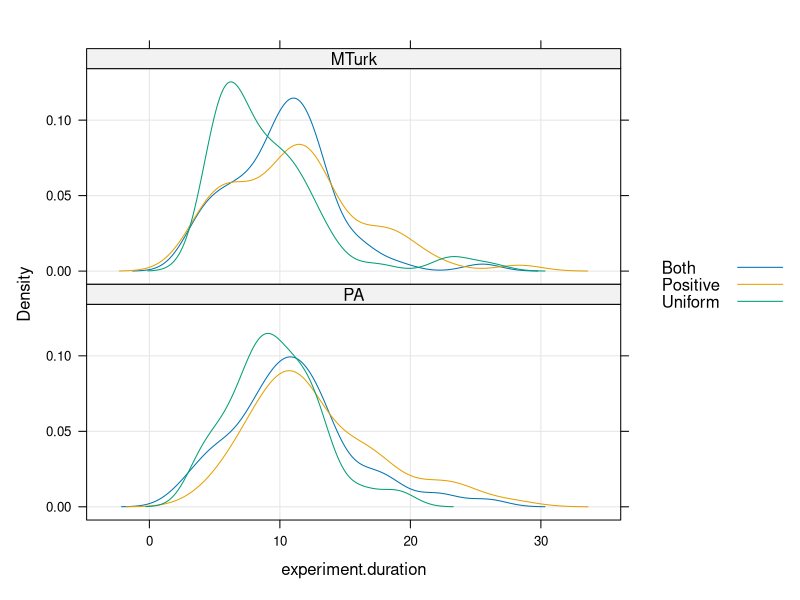
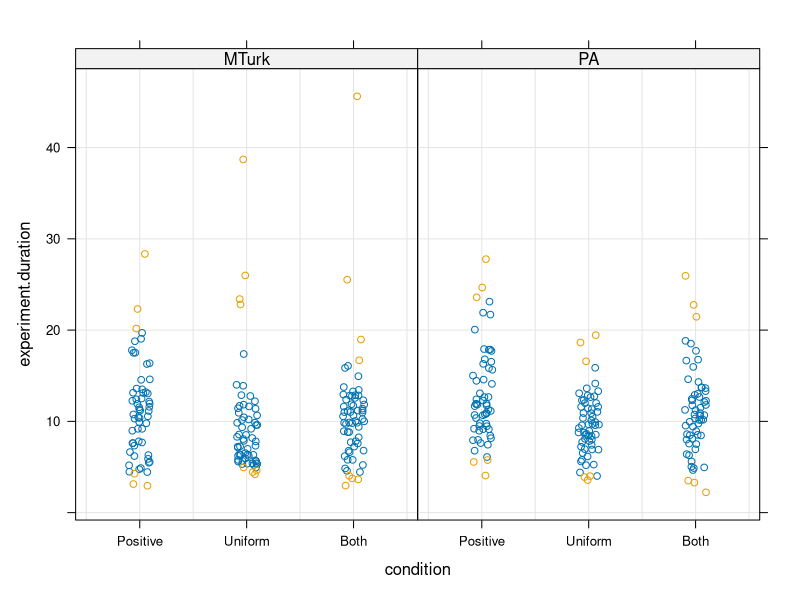
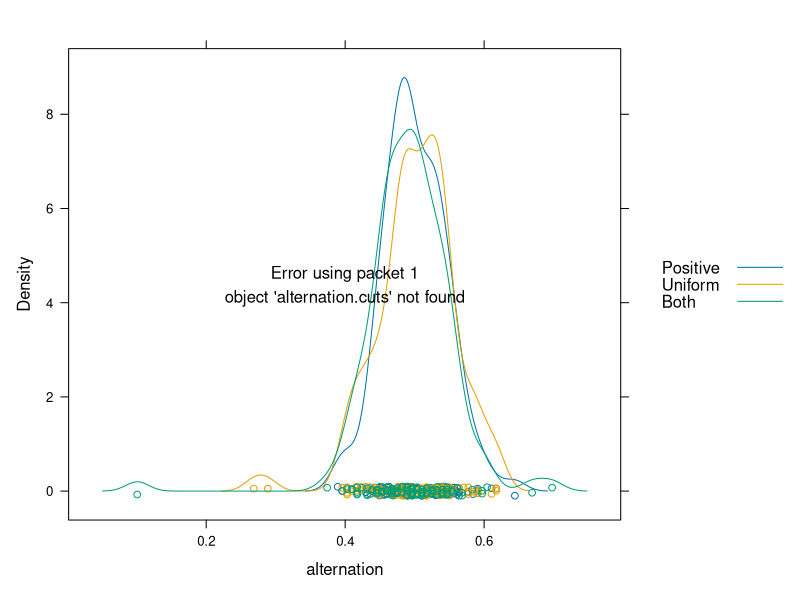
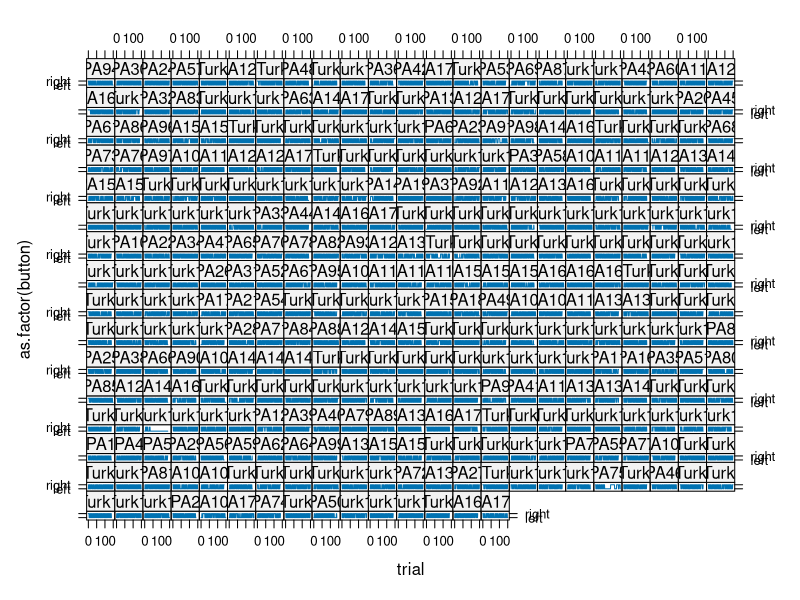
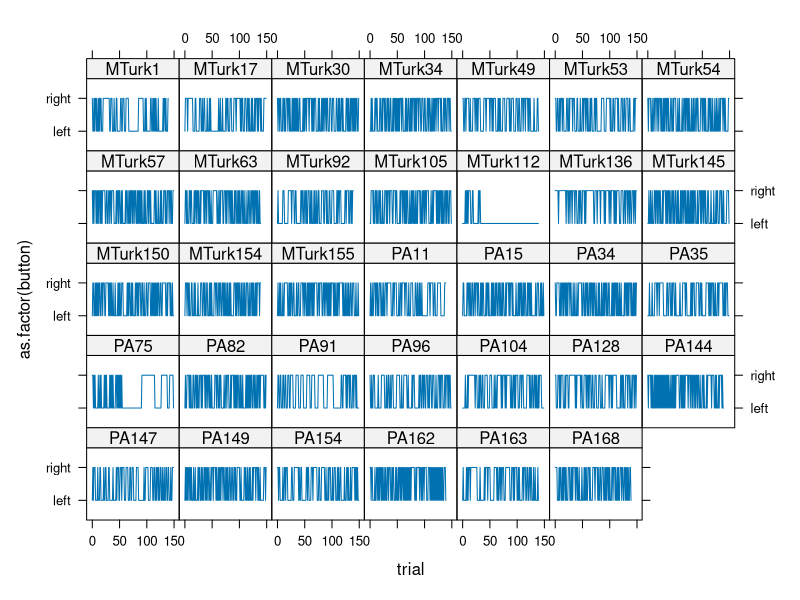

The R source for these figures, in order:
## ---- chunk 1
library(data.table)
#library(ggplot2)
#library(gridExtra)

library(lattice)
library(latticeExtra)
library(gtools)
#library(Rmisc)
#library(lme4)
#library(boot)
#library(MuMIn)
#library(reshape2)
#library(data.table)
#library(lsmeans)
#source("xyplot_error_bars.R")

#theme_set(theme_classic())
## ---- chunk 2
trials.4a <- read.csv("trials_4a.csv", as.is=TRUE)
trials.4a$sub.id <- paste("PA", trials.4a$sub.id, sep="")
trials.4a$population <- "PA"
trials.4b <- read.csv("trials_4b.csv", as.is=TRUE)
trials.4b$sub.id <- paste("MTurk", trials.4b$sub.id, sep="")
trials.4b$population <- "MTurk"
trials <- rbind(trials.4a, trials.4b)
rm(trials.4a, trials.4b)
trials$population <- as.factor(trials$population)
trials$condition <- factor(trials$cond, levels=c("Positive", "Uniform", "Both"))
trials$sub.id <- factor(trials$sub.id, levels=mixedsort(unique(trials$sub.id)))


demographics.4a <- read.csv("demographics_4a.csv", as.is=TRUE)
demographics.4a$sub.id <- paste("PA", demographics.4a$sub.id, sep="")
demographics.4a$population <- "PA"
demographics.4b <- read.csv("demographics_4b.csv", as.is=TRUE)
demographics.4b$sub.id <- paste("MTurk", demographics.4b$sub.id, sep="")
demographics.4b$population <- "MTurk"
demographics <- rbind(demographics.4a, demographics.4b)
rm(demographics.4a, demographics.4b)
demographics$population <- as.factor(demographics$population)
demographics$condition <- factor(demographics$cond, levels=c("Positive", "Uniform", "Both"))
demographics$sub.id <- factor(demographics$sub.id, levels=mixedsort(unique(demographics$sub.id)))
demographics$experiment.duration <- demographics$experiment.duration/1000/60 # to get to minutes from ms
demographics$time <- as.POSIXct(demographics$time, format="%T %a %d %b %y")

# For the MTurk experiment, stud was incorrectly run in £ until Wednesday 2 September 2015 when it was switched to $

choices <- read.csv("choices.csv", as.is=TRUE)
choices$condition <- factor(choices$cond, levels=c("Positive", "Uniform", "Both"))
# px is a risky choice
all(choices$p < choices$q)
all(choices$x > choices$y)
names(choices)[names(choices)=="id"] <- "trial.id"
## ---- chunk 3
densityplot(~experiment.duration | population, groups=cond, data=subset(demographics, experiment.duration<30), auto.key=TRUE, layout=c(1,2), as.table=TRUE, scales=list(alternating=FALSE), type="g")
quantile(demographics$experiment.duration, na.rm=TRUE, probs=c(.25,.5,.75,.9))

x <- as.data.table(demographics)
(  cutoff.durations <- as.data.frame(x[,.(duration.5=quantile(experiment.duration, probs=c(.05)), duration.95=quantile(experiment.duration, probs=c(.95))),by=list(condition,population)])  )
demographics <- merge(cutoff.durations, demographics)

demographics$outlier <- demographics$experiment.duration < demographics$duration.5 | demographics$experiment.duration > demographics$duration.95

xyplot(experiment.duration~condition | population, groups=outlier, data=demographics, jitter.x=TRUE, layout=c(2,1), as.table=TRUE, scales=list(alternating=FALSE), type=c("p", "g")) 

(  duration.outliers <- demographics$sub.id[demographics$outlier]  )
## ---- chunk 4
duplicates <- function(x, set) {sum(x == set[!is.na(set)])-1}
demographics$duplicate <- sapply(demographics$ip, duplicates, set=demographics$ip)
(  ip.duplicates <- demographics$sub.id[demographics$duplicate!=0]  )
## ---- chunk 5
# Work out counterbalancing of trials
trials$location <- ifelse(trials$p < trials$q, "Risky Left", "Risky Right")
trials$choice <- ifelse((trials$location=="Risky Left" & trials$button=="left") | (trials$location=="Risky Right" & trials$button=="right"), "Risky", "Safe")
trials$risky.choice <- ifelse(trials$choice=="Risky", 1 ,0)
trials$safe.choice <- 1 - trials$risky.choice

# Rename p,q,x,y with location based names, and then use p,q,x,y for risky and safe
names(trials)[names(trials)=="p"] <- "left.prob"
names(trials)[names(trials)=="q"] <- "right.prob"
names(trials)[names(trials)=="x"] <- "left.amount"
names(trials)[names(trials)=="y"] <- "right.amount"
trials$p <- ifelse(trials$location=="Risky Left", trials$left.prob, trials$right.prob)
trials$q <- ifelse(trials$location=="Risky Left", trials$right.prob, trials$left.prob)
trials$x <- ifelse(trials$location=="Risky Left", trials$left.amount, trials$right.amount)
trials$y <- ifelse(trials$location=="Risky Left", trials$right.amount, trials$left.amount)
trials <- merge(trials, choices)
## ---- chunk 6
trials <- trials[with(trials, order(sub.id, trial)),]
trials$prev.button <- c(NA, trials$button[-nrow(trials)])
trials$prev.button[trials$trial==0] <- NA
trials$alternation <- ifelse(trials$button == trials$prev.button, 0, 1)
alternations <- aggregate(alternation~sub.id + condition, data=trials, FUN=mean)
i <- order(alternations$alternation)
alternations <- alternations[order(alternations$alternation),]
head(alternations)
tail(alternations)
alternation.cuts <- quantile(alternations$alternation, probs=c(.05, .95))
densityplot(~alternation, groups=condition, data=alternations, auto.key=TRUE) + layer(panel.abline(v=alternation.cuts))
xyplot(as.factor(button)~trial | sub.id, data=trials, as.table=TRUE, type="l", index.cond=list(i))
alternation.outliers <- alternations$sub.id[alternations$alternation < alternation.cuts[1] | alternations$alternation > alternation.cuts[2]]
xyplot(as.factor(button)~trial | sub.id, data=subset(trials, sub.id%in%alternation.outliers), as.table=TRUE, type="l")
## ---- chunk 7
(  outliers <- Reduce(union, list(duration.outliers, alternation.outliers, ip.duplicates))  )
length(outliers)
trials <- subset(trials, !sub.id%in%outliers)

demographics$outlier <- demographics$sub.id %in% outliers
xtabs(~condition+outlier, data=demographics)
## ---- chunk 8
data <- trials 
save(data, file="cleaned_data.RData")
